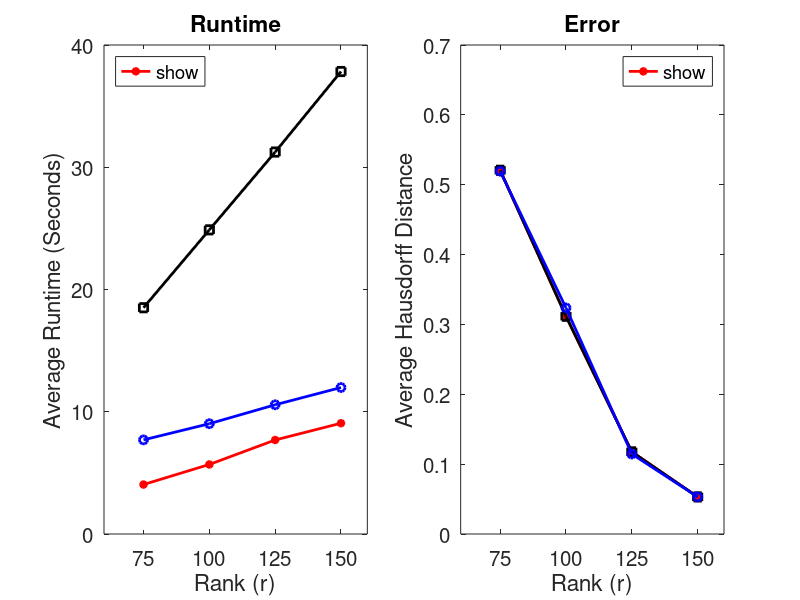

This chart was generated by the following MATLAB code:
clc
clear all
close all

load("SysID_results.mat")


% ---- Compute average Hausdorff distances ----
Time_rsvd = Time_rsvd(:,2:end);
Time_gauss = Time_gauss(:,2:end);
Time_krp = Time_krp(:,2:end);

avg_rsvd = mean(Time_rsvd,2);
avg_gauss = mean(Time_gauss,2);
avg_krp = mean(Time_krp,2);


% ---- Compute average Hausdorff distances ----
hd_rsvd = hd_rsvd(:,2:end);
hd_gauss = hd_gauss(:,2:end);
hd_krp = hd_krp(:,2:end);

avg_hd_rsvd  = mean(hd_rsvd, 2);
avg_hd_gauss = mean(hd_gauss, 2);
avg_hd_krp   = mean(hd_krp, 2);



figure;
set(gcf, 'Position', [100, 100, 1000, 350]);  % [left, bottom, width, height]
% ---- Subplot 1: Hausdorff Distance ----
subplot(1,2,2)
plot(Ranks, abs(avg_hd_krp),   'r*-', 'DisplayName', 'R-KRP',    'LineWidth', 2); hold on 
plot(Ranks, abs(avg_hd_gauss), 'ks-', 'DisplayName', 'R-Gauss',  'LineWidth', 2); 
plot(Ranks, abs(avg_hd_rsvd),   'bo-', 'DisplayName', 'RandERA',     'LineWidth', 2); 

set(gca, 'FontSize', 14.8);
xlabel('Rank (r)');
ylabel('Average Hausdorff Distance');
legend('show', 'Location', 'northeast');
title('Error')
xticks(Ranks);


% ---- Subplot 2: Average Runtime ----
subplot(1,2,1)
plot(Ranks, avg_krp,    'r*-', 'DisplayName', 'R-KRP',    'LineWidth', 2); hold on
plot(Ranks, avg_gauss,  'ks-', 'DisplayName', 'R-Gauss',  'LineWidth', 2); 
plot(Ranks, avg_rsvd,   'bo-', 'DisplayName', 'RandERA',     'LineWidth', 2); 
set(gca, 'FontSize', 14.8);
xlabel('Rank (r)');
ylabel('Average Runtime (Seconds)');
legend('show', 'Location', 'northwest');
xticks(Ranks);
title('Runtime')
file_name = "Fig1.png";
print(gcf, file_name, '-dpng', '-r300');
